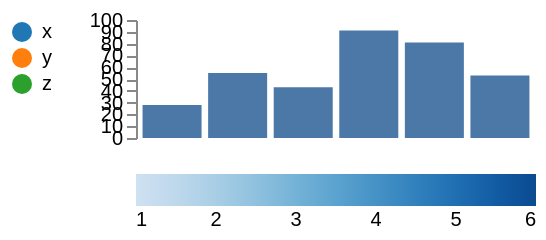

Write a Vega-Lite specification for this figure.
### Vega specification from a JSON file in a GitHub repository (floating-point values rounded to 4 significant figures)
{"width": 200, "height": 120, "padding": 5, "data": [{"name": "t", "values": [{"a": "Alpha", "b": 28, "c": "x", "d": 1}, {"a": "Bravo", "b": 55, "c": "y", "d": 2}, {"a": "Charlie", "b": 43, "c": "x", "d": 3}, {"a": "Delta", "b": 91, "c": "z", "d": 4}, {"a": "Echo", "b": 81, "c": "y", "d": 5}, {"a": "Foxtrot", "b": 53, "c": "z", "d": 6}]}], "scales": [{"name": "x", "type": "band", "domain": {"data": "t", "field": "a"}, "range": "width", "padding": 0.1}, {"name": "y", "type": "linear", "domain": {"data": "t", "field": "b"}, "range": "height", "nice": true}, {"name": "color", "type": "ordinal", "domain": {"data": "t", "field": "c"}, "range": {"scheme": "category10"}}, {"name": "ramp", "type": "linear", "domain": {"data": "t", "field": "d"}, "range": {"scheme": "blues"}}, {"name": "size", "type": "linear", "domain": {"data": "t", "field": "b"}, "range": [10, 200]}, {"name": "shape", "type": "ordinal", "domain": {"data": "t", "field": "c"}, "range": "symbol"}, {"name": "quant", "type": "quantize", "domain": [0, 100], "range": {"scheme": "greens", "count": 4}}], "marks": [{"type": "rect", "from": {"data": "t"}, "encode": {"enter": {"x": {"scale": "x", "field": "a"}, "width": {"scale": "x", "band": 1}, "y": {"scale": "y", "field": "b"}, "y2": {"scale": "y", "value": 0}}}}], "autosize": {"type": "fit-y", "contains": "padding"}, "axes": [{"orient": "left", "scale": "y"}], "legends": [{"fill": "ramp", "type": "gradient", "orient": "bottom", "direction": "horizontal"}, {"fill": "color", "orient": "left"}]}
